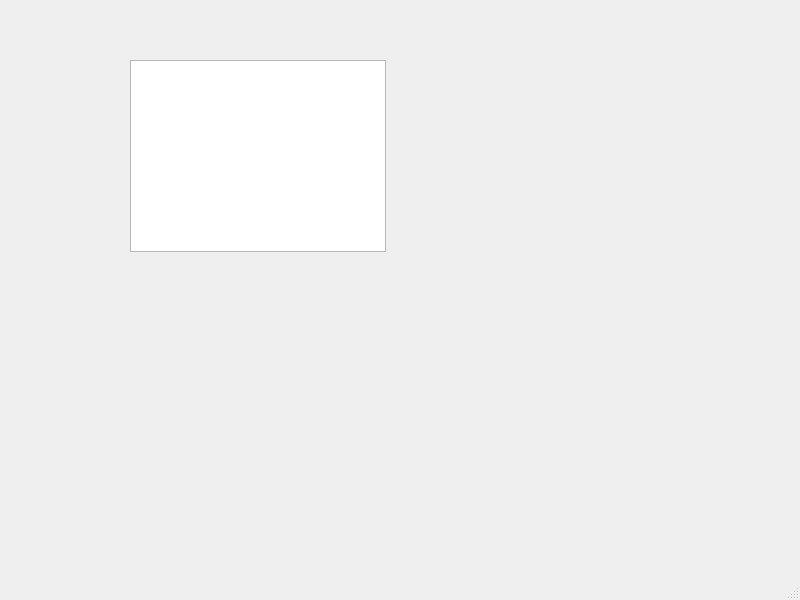
<?xml version="1.0" encoding="UTF-8"?>
<ui version="4.0">
 <class>MainWindow</class>
 <widget class="QMainWindow" name="MainWindow">
  <property name="geometry">
   <rect>
    <x>0</x>
    <y>0</y>
    <width>800</width>
    <height>600</height>
   </rect>
  </property>
  <property name="windowTitle">
   <string>MainWindow</string>
  </property>
  <widget class="QWidget" name="centralwidget">
   <widget class="QListWidget" name="listWidget">
    <property name="geometry">
     <rect>
      <x>130</x>
      <y>60</y>
      <width>256</width>
      <height>192</height>
     </rect>
    </property>
   </widget>
  </widget>
  <widget class="QStatusBar" name="statusbar"/>
 </widget>
 <resources/>
 <connections/>
</ui>
